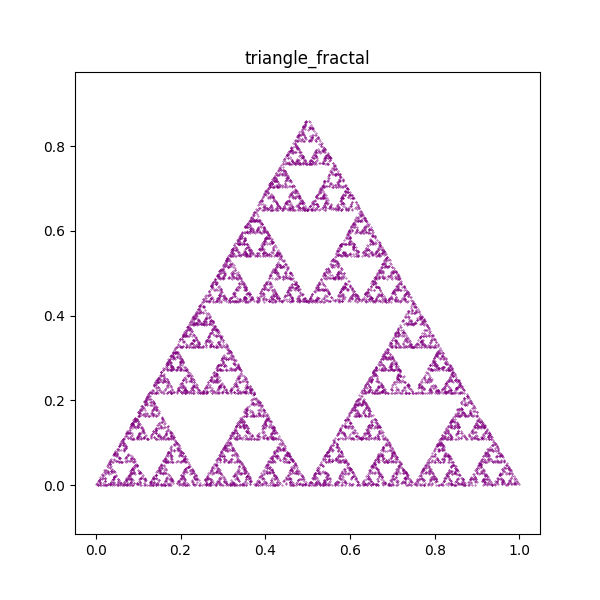

The Python source for this figure:
import matplotlib.pyplot as plt
import random
import math

# تعریف رئوس مثلث
R = (0, 0)
G = (1, 0)
B = (0.5, math.sqrt(3)/2)
vertices = [R, G, B]

# نقطه شروع
current_point = R

# تعداد تکرارها
n = 10000

# لیست برای ذخیره نقاط تولید شده
points_x = []
points_y = []

# اجرای بازی آشوب
for _ in range(n):
    chosen_vertex = random.choice(vertices)
    current_point = (
        (current_point[0] + chosen_vertex[0]) / 2,
        (current_point[1] + chosen_vertex[1]) / 2
    )
    points_x.append(current_point[0])
    points_y.append(current_point[1])

# رسم نتیجه
plt.figure(figsize=(6, 6))
plt.scatter(points_x, points_y, s=0.1, color="purple")
plt.axis("equal")
plt.title("triangle_fractal")
plt.show()
